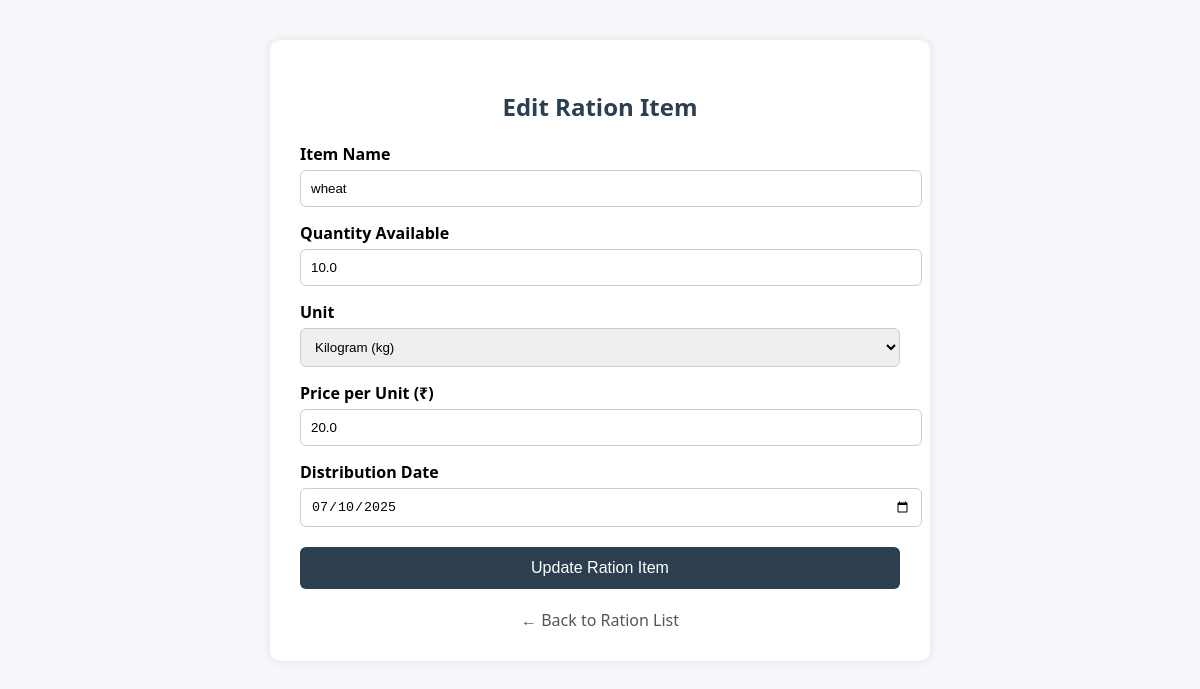
The page /edit_ration/1 on the database as committed earlier.
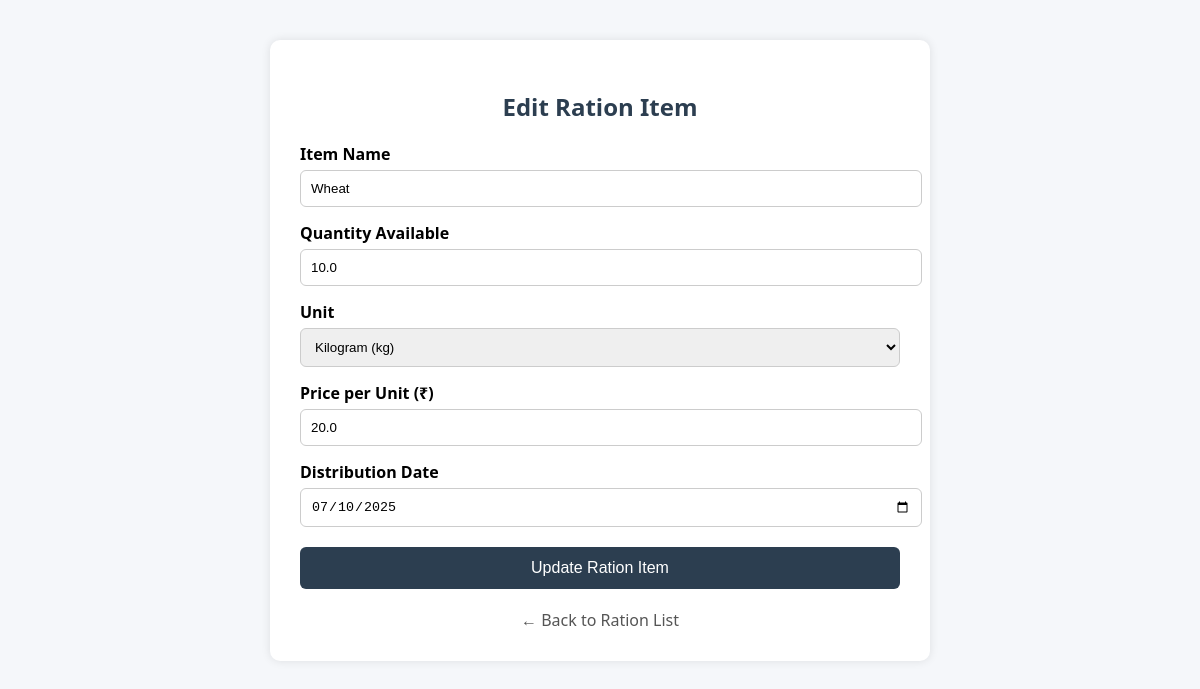
The same page on the database as committed later.
### app.py (models this page shows)
class RationItem(db.Model):
    id = db.Column(db.Integer, primary_key=True)
    item_name = db.Column(db.String(100))
    quantity_available = db.Column(db.Float)
    unit = db.Column(db.String(20))
    price_per_unit = db.Column(db.Float)
    distribution_date = db.Column(db.Date)

### app.py (the view, shortened to what this page needs)
@app.route('/edit_ration/<int:id>', methods=['GET', 'POST'])
def edit_ration(id):
    item = RationItem.query.get_or_404(id)
    return render_template('edit_ration.html', item=item)

### app.py (called while the page is built, shortened)
@app.before_request
def initialize():
    db.create_all()
    db.session.commit()

### templates/edit_ration.html (shortened to what this page needs)
<!DOCTYPE html>
<html lang="en">
<head>
</head>
<body>
  <div class="container">
    <h2>Edit Ration Item</h2>
    <form method="POST">
      <label for="item_name">Item Name</label>
      <input type="text" name="item_name" id="item_name" value="{{ item.item_name }}" required />
      <label for="quantity">Quantity Available</label>
      <input type="number" name="quantity" id="quantity" value="{{ item.quantity_available }}" step="0.01" required />
      <label for="unit">Unit</label>
      <select name="unit" id="unit" required>
        <option value="kg" {% if item.unit == 'kg' %}selected{% endif %}>Kilogram (kg)</option>
      </select>
      <label for="price_per_unit">Price per Unit (₹)</label>
      <input type="number" name="price_per_unit" id="price_per_unit" value="{{ item.price_per_unit }}" step="0.01" required />
      <label for="distribution_date">Distribution Date</label>
      <input type="date" name="distribution_date" id="distribution_date" value="{{ item.distribution_date.strftime('%Y-%m-%d') }}" required />
      <button type="submit">Update Ration Item</button>
    </form>
    <a href="{{ url_for('view_ration') }}" class="back">← Back to Ration List</a>
  </div>
</body>
</html>

Rows that differ between the two databases and show on the page:
changed RationItem "Kilogram (kg)": item_name "wheat" → "Wheat"
